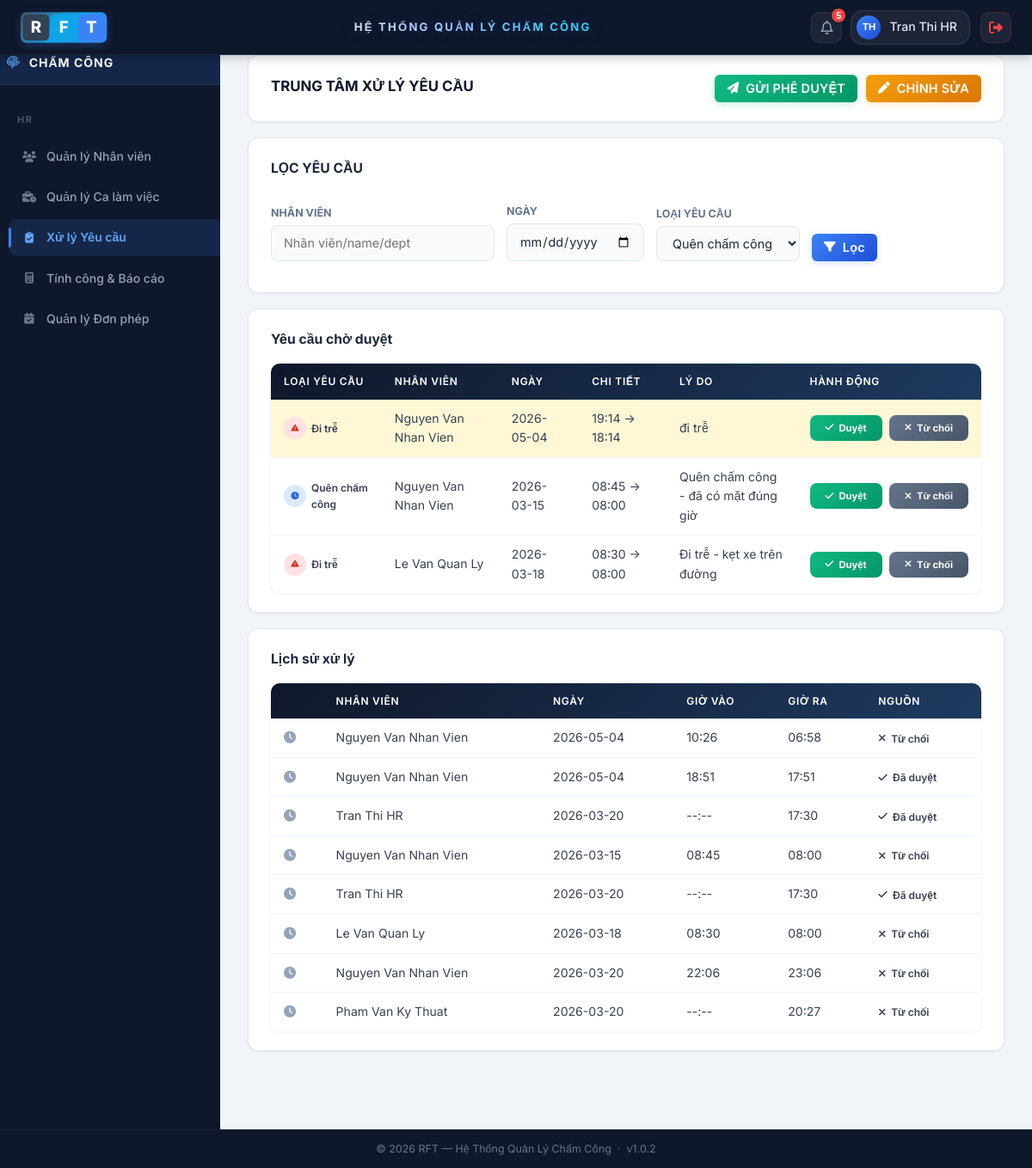
The page /index.php?page=xuly-yeucau&request_id=10 (signed in) on the database its author committed.
### tables this page shows
CREATE TABLE `attendance_corrections` (
  `id` int(11) NOT NULL,
  `maND` int(11) NOT NULL,
  `attendance_date` date NOT NULL,
  `old_time` datetime DEFAULT NULL,
  `new_time` datetime NOT NULL,
  `reason` text NOT NULL,
  `status` enum('pending','approved','rejected') NOT NULL DEFAULT 'pending',
  `hr_note` varchar(255) DEFAULT NULL,
  `created_at` datetime NOT NULL DEFAULT current_timestamp(),
  `updated_at` datetime DEFAULT NULL ON UPDATE current_timestamp(),
  `evidence_image` varchar(255) DEFAULT NULL,
  `proposed_checkin` datetime DEFAULT NULL,
  `proposed_checkout` datetime DEFAULT NULL,
  `evidence_file` varchar(255) DEFAULT NULL
);

CREATE TABLE `nguoidung` (
  `maND` int(11) NOT NULL,
  `maTK` int(11) NOT NULL,
  `hoTen` varchar(120) NOT NULL,
  `email` varchar(120) DEFAULT NULL,
  `soDienThoai` varchar(20) DEFAULT NULL,
  `chucVu` enum('Nhân viên','Bộ phận Nhân sự','Quản lý / Ban lãnh đạo','Bộ phận Kỹ thuật') NOT NULL DEFAULT 'Nhân viên',
  `phongBan` varchar(100) DEFAULT NULL,
  `trangThai` tinyint(1) NOT NULL DEFAULT 1,
  `created_at` datetime NOT NULL DEFAULT current_timestamp(),
  `updated_at` datetime DEFAULT NULL ON UPDATE current_timestamp()
);

### app/views/chamcong/xuly_yeucau.php (the view, shortened to what the rows shown need)
<?php
$processedCorrections = $processedCorrections ?? [];
$activeRequestId = (int)($_GET['request_id'] ?? 0);
?>
<?php include 'app/views/layouts/header.php'; ?>
<div class="main-container">
    <div class="dashboard-container">
        <div class="panel">
            <div class="panel-header">
                <div>
                    <h2 style="border:none;padding:0;margin:0;">TRUNG TÂM XỬ LÝ YÊU CẦU</h2>
                </div>
            </div>
        </div>
        <div class="panel">
            <table class="table">
                <thead>
                    <tr>
                        <th>Loại yêu cầu</th>
                        <th>Nhân viên</th>
                        <th>Ngày</th>
                        <th>Chi tiết</th>
                        <th>Lý do</th>
                        <th style="min-width:160px;">Hành động</th>
                    </tr>
                </thead>
                <tbody id="pending-requests-body">
                    <?php if (!empty($pendingCorrections)): ?>
                        <?php foreach ($pendingCorrections as $row):
                            $reason = strtolower($row['reason'] ?? '');
                            $typeClass = 'type-other';
                            $typeIcon = 'fa-circle-question';
                            $typeLabel = $row['reason'] ?? 'Khác';
                            if (strpos($reason, 'quên') !== false || strpos($reason, 'forget') !== false) {
                                $typeClass = 'type-forget'; $typeIcon = 'fa-clock'; $typeLabel = 'Quên chấm công';
                            } elseif (strpos($reason, 'ot') !== false || strpos($reason, 'overtime') !== false) {
                                $typeClass = 'type-ot'; $typeIcon = 'fa-hourglass-half'; $typeLabel = 'Xin OT';
                            } elseif (strpos($reason, 'trễ') !== false || strpos($reason, 'late') !== false) {
                                $typeClass = 'type-late'; $typeIcon = 'fa-triangle-exclamation'; $typeLabel = 'Đi trễ';
                            }
                        ?>
                            <tr id="request-<?= (int)$row['id'] ?>" data-id="<?= (int)$row['id'] ?>" class="<?= $activeRequestId === (int)$row['id'] ? 'request-row-highlight' : '' ?>">
                                <td>
                                    <span class="req-type-badge <?= $typeClass ?>">
                                        <span class="req-icon"><i class="fas <?= $typeIcon ?>"></i></span>
                                        <?= htmlspecialchars($typeLabel) ?>
                                    </span>
                                </td>
                                <td><?= htmlspecialchars($row['hoTen'] ?? '') ?></td>
                                <td><?= htmlspecialchars($row['attendance_date'] ?? '') ?></td>
                                <td><?= htmlspecialchars(($row['old_time'] ? substr($row['old_time'], 11, 5) : '--:--') . ' -> ' . substr((string)($row['new_time'] ?? ''), 11, 5)) ?></td>
                                <td style="max-width:220px;"><?= htmlspecialchars($row['reason'] ?? '') ?></td>
                                <td>
                                    <div style="display:flex;gap:8px;">
                                        <button type="button" class="btn-approve js-request-action" data-action="approve" data-id="<?= (int)$row['id'] ?>"><i class="fas fa-check"></i> Duyệt</button>
                                        <button type="button" class="btn-return js-request-action" data-action="reject" data-id="<?= (int)$row['id'] ?>"><i class="fas fa-times"></i> Từ chối</button>
                                    </div>
                                </td>
                            </tr>
                        <?php endforeach; ?>
                    <?php else: ?>
                        <tr><td colspan="6" class="empty-state">Không có yêu cầu chờ duyệt.</td></tr>
                    <?php endif; ?>
                </tbody>
            </table>
        </div>
        <div class="panel">
            <table class="table table-hover">
                <thead>
                    <tr>
                        <th></th>
                        <th>Nhân viên</th>
                        <th>Ngày</th>
                        <th>Giờ vào</th>
                        <th>Giờ ra</th>
                        <th>Nguồn</th>
                    </tr>
                </thead>
                <tbody id="history-requests-body">
                    <?php if (!empty($processedCorrections)): ?>
                        <?php foreach ($processedCorrections as $row): ?>
                            <tr class="js-history-row" style="cursor:pointer;"
                                data-status="<?= htmlspecialchars($row['status'] ?? '') ?>"
                                data-hoten="<?= htmlspecialchars($row['hoTen'] ?? '') ?>"
                                data-date="<?= htmlspecialchars($row['attendance_date'] ?? '') ?>"
                                data-old="<?= htmlspecialchars($row['old_time'] ? substr($row['old_time'], 11, 5) : '--:--') ?>"
                                data-new="<?= htmlspecialchars(substr((string)($row['new_time'] ?? ''), 11, 5)) ?>"
                                data-reason="<?= htmlspecialchars($row['reason'] ?? '') ?>"
                                data-hrnote="<?= htmlspecialchars($row['hr_note'] ?? 'Không') ?>">
                                <td><i class="fas fa-clock" style="color:#94a3b8;"></i></td>
                                <td><?= htmlspecialchars($row['hoTen'] ?? '') ?></td>
                                <td><?= htmlspecialchars($row['attendance_date'] ?? '') ?></td>
                                <td><?= htmlspecialchars($row['old_time'] ? substr($row['old_time'], 11, 5) : '--:--') ?></td>
                                <td><?= htmlspecialchars(substr((string)($row['new_time'] ?? ''), 11, 5)) ?></td>
                                <td>
                                    <?php if(($row['status'] ?? '') === 'approved'): ?>
                                        <span class="req-type-badge type-ot"><i class="fas fa-check"></i> Đã duyệt</span>
                                    <?php elseif(($row['status'] ?? '') === 'rejected'): ?>
                                        <span class="req-type-badge type-late"><i class="fas fa-times"></i> Từ chối</span>
                                    <?php else: ?>
                                        <?= htmlspecialchars($row['hr_note'] ?? 'Hệ thống') ?>
                                    <?php endif; ?>
                                </td>
                            </tr>
                        <?php endforeach; ?>
                    <?php else: ?>
                        <tr><td colspan="6" class="empty-state">Chưa có lịch sử xử lý.</td></tr>
                    <?php endif; ?>
                </tbody>
            </table>
        </div>
    </div>
</div>
<?php include 'app/views/layouts/footer.php'; ?>

### rows shown on the page
attendance_corrections: reason "Đi trễ", maND.hoTen "Nguyen Van Nhan Vien", attendance_date "2026-05-04", old_time+new_time "19:14 -> 18:14", reason "đi trễ"
attendance_corrections: reason "Quên chấm công", maND.hoTen "Nguyen Van Nhan Vien", attendance_date "2026-03-15", old_time+new_time "08:45 -> 08:00", reason "Quên chấm công - đã có mặt đúng giờ"
attendance_corrections: reason "Đi trễ", maND.hoTen "Le Van Quan Ly", attendance_date "2026-03-18", old_time+new_time "08:30 -> 08:00", reason "Đi trễ - kẹt xe trên đường"
attendance_corrections: maND.hoTen "Nguyen Van Nhan Vien", attendance_date "2026-05-04", old_time "10:26", new_time "06:58", status "rejected" (drawn)
attendance_corrections: maND.hoTen "Nguyen Van Nhan Vien", attendance_date "2026-05-04", old_time "18:51", new_time "17:51", status "approved" (drawn)
attendance_corrections: maND.hoTen "Tran Thi HR", attendance_date "2026-03-20", old_time "--:--", new_time "17:30", status "approved" (drawn)
attendance_corrections: maND.hoTen "Nguyen Van Nhan Vien", attendance_date "2026-03-15", old_time "08:45", new_time "08:00", status "rejected" (drawn)
attendance_corrections: maND.hoTen "Tran Thi HR", attendance_date "2026-03-20", old_time "--:--", new_time "17:30", status "approved" (drawn)
attendance_corrections: maND.hoTen "Le Van Quan Ly", attendance_date "2026-03-18", old_time "08:30", new_time "08:00", status "rejected" (drawn)
attendance_corrections: maND.hoTen "Nguyen Van Nhan Vien", attendance_date "2026-03-20", old_time "22:06", new_time "23:06", status "rejected" (drawn)
attendance_corrections: maND.hoTen "Pham Van Ky Thuat", attendance_date "2026-03-20", old_time "--:--", new_time "20:27", status "rejected" (drawn)

### other values the page prints
$notificationCount "5"
mb_strtoupper($initials) "TH"
$tenHienThi "Tran Thi HR"
$roleLabels[$role] "HR"
$menu['label'] "Quản lý Nhân viên"
$menu['label'] "Quản lý Ca làm việc"
$menu['label'] "Xử lý Yêu cầu"
$menu['label'] "Tính công & Báo cáo"
$menu['label'] "Quản lý Đơn phép"
